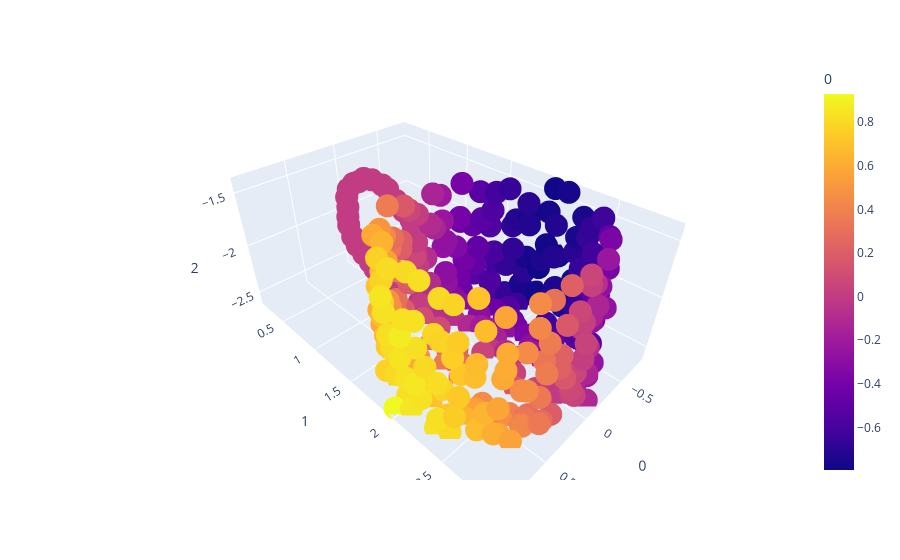

This figure's notebook cell:
### Code cell
df = pandas.DataFrame(A)
fig = px.scatter_3d(df, x=0, y=1, z=2,  color = 0
)
fig.update_scenes(aspectmode='data')

fig.show()

### Figure 1 — Plotly figure (JSON) as saved in the notebook; plotly's stock layout.template omitted (floating-point values rounded to 4 significant figures; data arrays with more than 128 entries replaced by an {"elided": "..."} marker saying what was removed)
{"data": [{"hovertemplate": "0=%{marker.color}<br>1=%{y}<br>2=%{z}<extra></extra>", "legendgroup": "", "marker": {"color": {"elided": "340 float values"}, "coloraxis": "coloraxis", "symbol": "circle"}, "mode": "markers", "name": "", "scene": "scene", "showlegend": false, "type": "scatter3d", "x": {"elided": "340 float values"}, "y": {"elided": "340 float values"}, "z": {"elided": "340 float values"}}], "layout": {"autosize": true, "coloraxis": {"colorbar": {"title": {"text": "0"}}, "colorscale": [[0, "#0d0887"], [0.1111, "#46039f"], [0.2222, "#7201a8"], [0.3333, "#9c179e"], [0.4444, "#bd3786"], [0.5556, "#d8576b"], [0.6667, "#ed7953"], [0.7778, "#fb9f3a"], [0.8889, "#fdca26"], [1, "#f0f921"]]}, "legend": {"tracegroupgap": 0}, "margin": {"t": 60}, "scene": {"aspectmode": "data", "aspectratio": {"x": 0.9747, "y": 1.514, "z": 0.6777}, "domain": {"x": [0, 1], "y": [0, 1]}, "xaxis": {"title": {"text": "0"}, "type": "linear"}, "yaxis": {"title": {"text": "1"}, "type": "linear"}, "zaxis": {"title": {"text": "2"}, "type": "linear"}}}}
